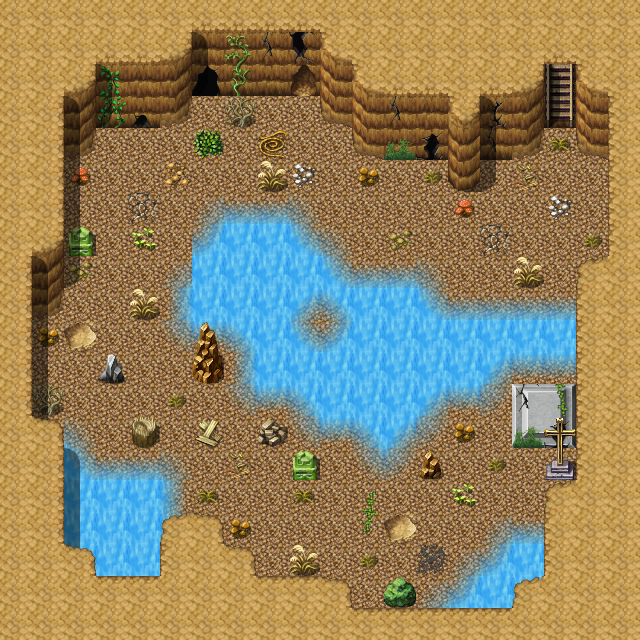

The image is a tile-based game level rendered from a .tmx file. Its description and source (layers, tilesets, objects; grid data summarised) follow:
An orthogonal 20x20 tile map with 32x32 px tiles, 3 tile layers (Ground, Objects, Above), 1 hidden layer not drawn, 21 tilesets and 10 objects (8x spawn, mapchange, sign).

<map version="1.0" orientation="orthogonal" width="20" height="20" tilewidth="32" tileheight="32">
    <tileset firstgid="1" name="map_25" tilewidth="32" tileheight="32">
        <image source="../drawable/map_25.png" width="256" height="256" />
    </tileset>
    <tileset firstgid="65" name="map_21" tilewidth="32" tileheight="32">
        <image source="../drawable/map_21.png" width="256" height="256" />
    </tileset>
    <tileset firstgid="129" name="map_0" tilewidth="32" tileheight="32">
        <image source="../drawable/map_0.png" width="256" height="256" />
    </tileset>
    <tileset firstgid="193" name="map_26" tilewidth="32" tileheight="32">
        <image source="../drawable/map_26.png" width="256" height="256" />
    </tileset>
    <tileset firstgid="257" name="map_8" tilewidth="32" tileheight="32">
        <image source="../drawable/map_8.png" width="256" height="256" />
    </tileset>
    <tileset firstgid="321" name="map_6" tilewidth="32" tileheight="32">
        <image source="../drawable/map_6.png" width="256" height="256" />
    </tileset>
    <tileset firstgid="385" name="map_4" tilewidth="32" tileheight="32">
        <image source="../drawable/map_4.png" width="256" height="256" />
    </tileset>
    <tileset firstgid="449" name="map_10" tilewidth="32" tileheight="32">
        <image source="../drawable/map_10.png" width="256" height="256" />
    </tileset>
    <tileset firstgid="513" name="map_36" tilewidth="32" tileheight="32">
        <image source="../drawable/map_36.png" width="256" height="256" />
    </tileset>
    <tileset firstgid="577" name="map_5" tilewidth="32" tileheight="32">
        <image source="../drawable/map_5.png" width="256" height="256" />
    </tileset>
    <tileset firstgid="641" name="map_7" tilewidth="32" tileheight="32">
        <image source="../drawable/map_7.png" width="256" height="256" />
    </tileset>
    <tileset firstgid="705" name="map_3" tilewidth="32" tileheight="32">
        <image source="../drawable/map_3.png" width="256" height="256" />
    </tileset>
    <tileset firstgid="769" name="map_1" tilewidth="32" tileheight="32">
        <image source="../drawable/map_1.png" width="256" height="256" />
    </tileset>
    <tileset firstgid="833" name="map_2" tilewidth="32" tileheight="32">
        <image source="../drawable/map_2.png" width="256" height="256" />
    </tileset>
    <tileset firstgid="897" name="map_34" tilewidth="32" tileheight="32">
        <image source="../drawable/map_34.png" width="256" height="256" />
    </tileset>
    <tileset firstgid="961" name="map_9" tilewidth="32" tileheight="32">
        <image source="../drawable/map_9.png" width="256" height="256" />
    </tileset>
    <tileset firstgid="1025" name="map_17" tilewidth="32" tileheight="32">
        <image source="../drawable/map_17.png" width="256" height="256" />
    </tileset>
    <tileset firstgid="1089" name="map_20" tilewidth="32" tileheight="32">
        <image source="../drawable/map_20.png" width="256" height="256" />
    </tileset>
    <tileset firstgid="1153" name="map_18" tilewidth="32" tileheight="32">
        <image source="../drawable/map_18.png" width="256" height="256" />
    </tileset>
    <tileset firstgid="1217" name="map_27" tilewidth="32" tileheight="32">
        <image source="../drawable/map_27.png" width="256" height="256" />
    </tileset>
    <tileset firstgid="1281" name="map_19" tilewidth="32" tileheight="32">
        <image source="../drawable/map_19.png" width="256" height="256" />
    </tileset>
    <layer name="Ground" width="20" height="20">
        <data>[400 cells, 400 non-empty, 19 distinct tile ids]</data>
    </layer>
    <layer name="Objects" width="20" height="20">
        <data>[400 cells, 138 non-empty, 59 distinct tile ids]</data>
    </layer>
    <layer name="Above" width="20" height="20">
        <data>[400 cells, 31 non-empty, 8 distinct tile ids]</data>
    </layer>
    <layer name="Walkable" width="20" height="20" visible="0">
        <data>[400 cells, 289 non-empty, 1 distinct tile ids]</data>
    </layer>
    <objectgroup name="Mapevents">
        <object name="up lodar5cave2" type="mapchange" x="544" y="96" width="32" height="32">
            <properties>
                <property name="map" value="lodar5cave1" />
                <property name="place" value="down lodar5cave1" />
            </properties>
        </object>
        <object name="sign_lodar5cave2" type="sign" x="512" y="448" width="32" height="32" />
    </objectgroup>
    <objectgroup name="Spawn" visible="0">
        <object name="cavebat2" type="spawn" x="480" y="160" width="128" height="128">
            <properties>
                <property name="quantity" value="2" />
                <property name="spawngroup" value="cavebat2" />
            </properties>
        </object>
        <object name="caveburr2" type="spawn" x="288" y="96" width="256" height="192">
            <properties>
                <property name="quantity" value="3" />
                <property name="spawngroup" value="caveburr2" />
            </properties>
        </object>
        <object name="caveburr2_1" type="spawn" x="224" y="128" width="32" height="64">
            <properties>
                <property name="quantity" value="2" />
                <property name="spawngroup" value="caveburr2" />
            </properties>
        </object>
        <object name="caveburr2_2" type="spawn" x="0" y="128" width="192" height="320">
            <properties>
                <property name="quantity" value="3" />
                <property name="spawngroup" value="caveburr2" />
            </properties>
        </object>
        <object name="caveburr1" type="spawn" x="32" y="320" width="288" height="288">
            <properties>
                <property name="quantity" value="3" />
                <property name="spawngroup" value="caveburr1" />
            </properties>
        </object>
        <object name="cavebat2_1" type="spawn" x="320" y="384" width="224" height="224">
            <properties>
                <property name="quantity" value="2" />
                <property name="spawngroup" value="cavebat2" />
            </properties>
        </object>
        <object name="caveburr2_3" type="spawn" x="288" y="352" width="256" height="256">
            <properties>
                <property name="spawngroup" value="caveburr2" />
            </properties>
        </object>
    </objectgroup>
    <objectgroup name="Spawn_bats" visible="0">
        <object name="cavebat1" type="spawn" x="32" y="96" width="480" height="512">
            <properties>
                <property name="quantity" value="7" />
                <property name="spawngroup" value="cavebat1" />
            </properties>
        </object>
    </objectgroup>
    <objectgroup name="Keys" />
</map>
